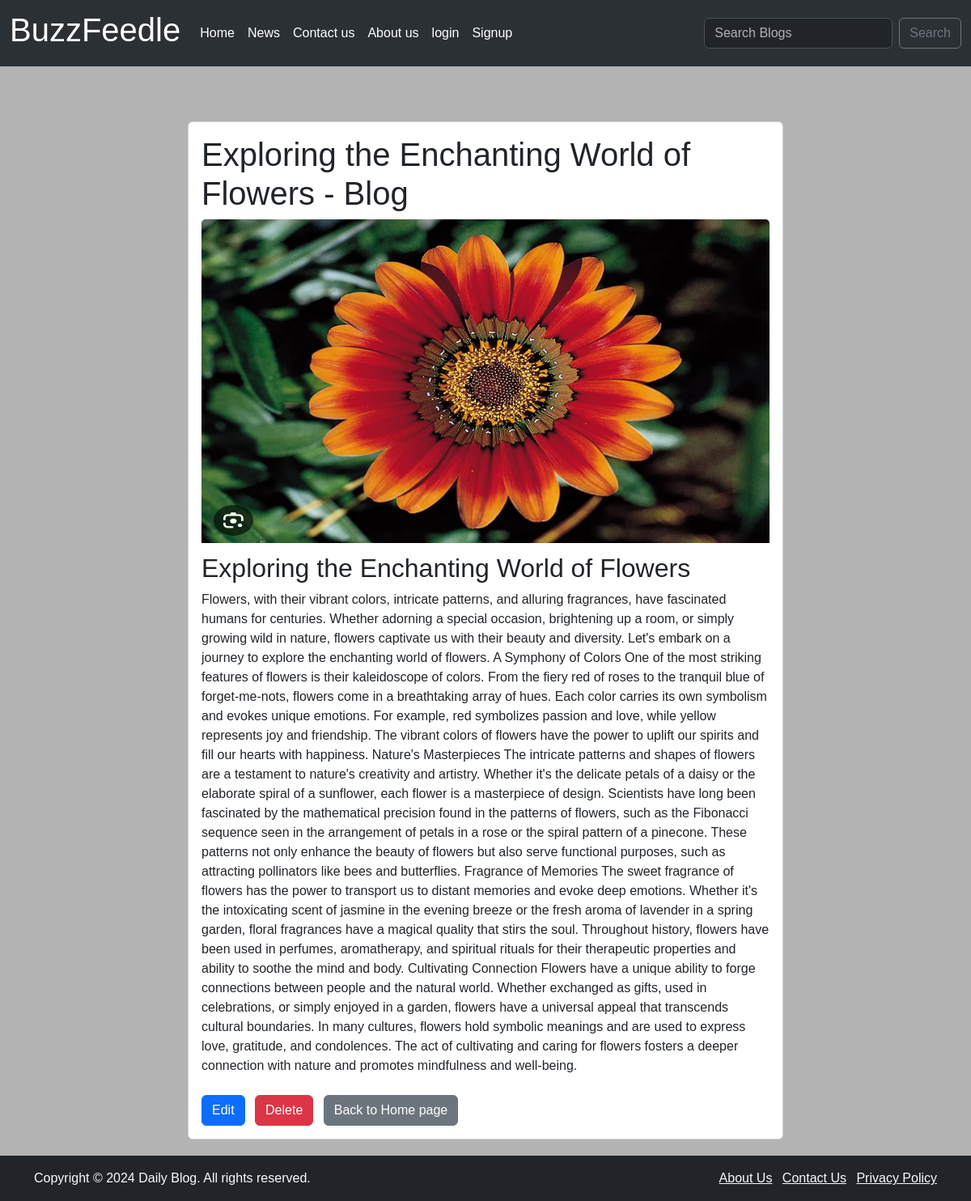
/blog/5/, run on the app's committed database.
### App/models.py (models this page shows, shortened)
class Product(models.Model):
    author = models.CharField(max_length=50)
    name = models.CharField(max_length=255)
    description = models.TextField()
    image = models.ImageField(upload_to='products/')
    created_at = models.DateTimeField(auto_now_add=True)
    updated_at = models.DateField(auto_now=True)

### App/views.py (the view)
# urls.py: path('blog/<int:pk>/', views.product_detail, name='product_detail'),
def product_detail(request, pk):    # show the details if individual products
    product = Product.objects.get(pk=pk)
    return render(request, "index2.html", {"product":product})

### App/templates/index2.html (shortened to what this page needs)
{% extends 'base.html' %}
{% block content %}
<div class="container">
    <div class="row justify-content-center mt-5">
        <div class="col-lg-8">
            <div class="card">
                <div class="card-body">
                    <h1 class="card-title">{{ product.name }} - Blog</h1>
                    <img src="{{ product.image.url }}" class="card-img-top" alt="{{ product.name }}" width="400" height="400">
                    <div class="mt-3">
                        <h2 class="card-subtitle mb-2">{{ product.name }}</h2>
                        <p class="card-text">{{ product.description }}</p>
                    </div>
                    <div class="mt-4">
                        <a href="{% url 'edit_product' product.pk %}" class="btn btn-primary mr-2">Edit</a>
                        <a href="{% url 'delete_product' product.pk %}" class="btn btn-danger mr-2">Delete</a>
                        <a href="{% url 'product_list' %}" class="btn btn-secondary">Back to Home page</a>
                    </div>
                </div>
            </div>
        </div>
    </div>
</div>
{% endblock %}

### App/static/css/stylesheet.css (style rules this page uses)
body { font-family: Arial, Helvetica, sans-serif; margin: 0; padding: 0; background-color: #b3b3b3; }

### data on the page
Product: name "Exploring the Enchanting World of Flowers", image (picture), description "Flowers, with their vibrant colors, intricate patterns, and alluring fragrances, have fascinated humans for centuries. Whether adorning a special occasion, brightening up a room, or simply growing wild in nature, flowers captivate us with their beauty and diversity. Let's embark on a journey to explore the enchanting world of flowers. A Symphony of Colors One of the most striking features of flowers is their kaleidoscope of colors. From the fiery red of roses to the tranquil blue of forget-me-nots, flowers come in a breathtaking array of hues. Each color carries its own symbolism and evokes unique emotions. For example, red symbolizes passion and love, while yellow represents joy and…"
